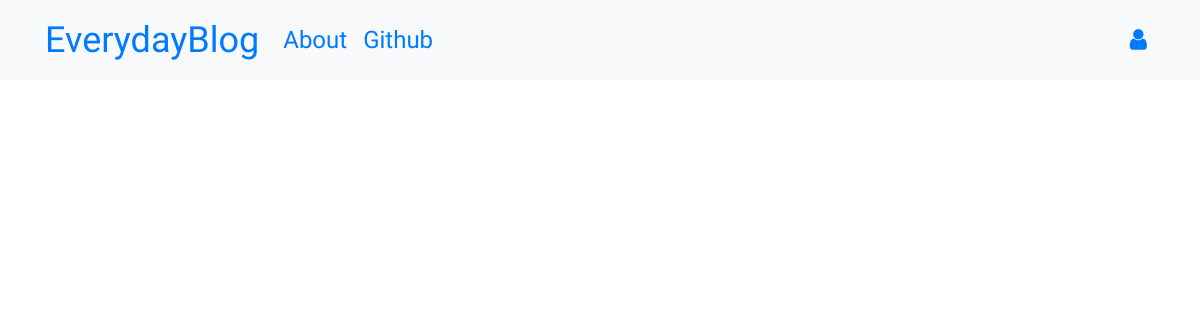
Before: / with the older database file.
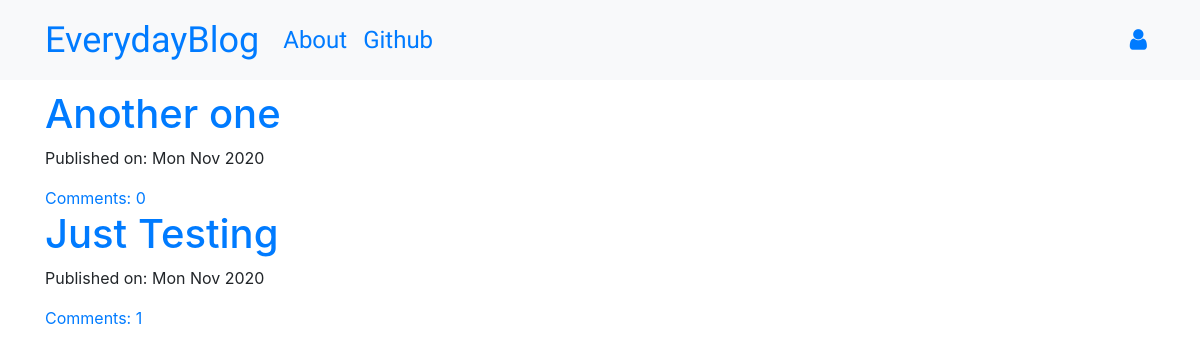
After: the same page with the newer database file.
### everydayBlog/models.py (models this page shows, shortened)
class Post(models.Model):
    author = models.ForeignKey('auth.User',on_delete=models.CASCADE)
    title = models.CharField(max_length=200)
    text = models.TextField()
    created_date = models.DateTimeField(default=timezone.now)
    published_date=models.DateTimeField(blank=True, null=True)
    def approve_comments(self):
        return self.comments.filter(approve_comment=True)

### everydayBlog/views.py (the view)
# urls.py: path('',views.PostListView.as_view(),name='post_list'),
class PostListView(ListView):
    model = Post
    def get_queryset(self):
        return Post.objects.filter(published_date__lte=timezone.now()).order_by('-published_date')

### everydayBlog/templates/everydayBlog/post_list.html
{% extends 'everydayBlog/base.html' %}
{% block content %}
  <div class="centrestage">
    {% for post in post_list %}
      <div class="post">
        <h1><a href="{% url 'post_detail' pk=post.pk %}">{{ post.title }}</a></h1>
        <div class="date">
          <p>Published on: {{post.published_date|date:"D M Y"}}</p>
        </div>
        <a href="{% url 'post_detail' pk=post.pk %}">Comments: {{ post.approve_comments.count}}</a>
      </div>
    {% endfor %}
  </div>
{% endblock %}

### everydayBlog/templates/everydayBlog/base.html (shortened to what this page needs)
<!DOCTYPE html>
{% load static %}
<html lang="en" dir="ltr">
  <head>
    <link rel="stylesheet" href="https://stackpath.bootstrapcdn.com/bootstrap/4.1.3/css/bootstrap.min.css"
>
    <link href="https://maxcdn.bootstrapcdn.com/font-awesome/4.7.0/css/font-awesome.min.css" rel="stylesheet">
    <link rel="stylesheet" href="//cdn.jsdelivr.net/npm/medium-editor@latest/dist/css/medium-editor.min.css" type="text/css" media="screen" charset="utf-8">
    <link rel="stylesheet" href="{% static 'css/everydayBlog.css' %}">
  </head>
  <body class="loader">
    <nav class="navbar navbar-expand-lg bg-light techfont">
      <div class="container">
        <div class="navbar-nav align-items-center">
          <a class="navbar-brand bigbrand" href="{% url 'post_list' %}">EverydayBlog</a>
          <a class="nav-item nav-link"href="{% url 'about' %}">About</a>
          <a class="nav-item nav-link" href="https://www.github.com">Github</a>
        </div>
        <div class="navbar-nav align-items-center ml-auto">
          {% if user.is_authenticated %}
            <a class="nav-item nav-link" href="{% url 'post_new'%}">New Post</a>
            <a class="nav-item nav-link" href="{% url 'post_draft_list' %}">Draft list</a>
            <a class="nav-item nav-link" href="{% url 'logout' %}">Logout</a>
            <a>Welcome: {{user.username}}</a>
          {% else %}
            <a class="nav-item nav-link" href="{% url 'login' %}" aria-label="Login">
            <span class="fa fa-user" aria-hidden="true"></span></a>
          {% endif %}
        </div>
      </div>
    </nav>
    <div class="content container">
      <div class="row">
        <div class="col-md-8">
          <div class="blog_posts">
            {% block content %}
            {% endblock %}
          </div>
        </div>
      </div>
    </div>
  </body>
</html>

### everydayBlog/static/css/everydayBlog.css (style rules this page uses)
.techfont { font-family: 'Russo One',sans-serif; font-size: 1.5em; margin-bottom: 10px; }
.bigbrand { font-size: 1.5em; }
.centrestage { margin-left: auto; margin-right: auto; }
.loader { filter:hue-rotate(0deg); color:linear-gradient(45deg,#0f8,#08f); animation:hue 10000ms infinite linear; }

Changed rows visible on the page:
added Post: title "Another one", published_date "Mon Nov 2020", approve_comments.count "0"
added Post: title "Just Testing", published_date "Mon Nov 2020", approve_comments.count "1"
